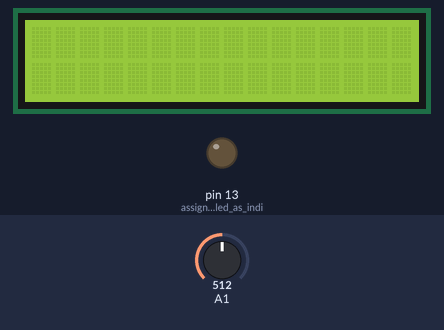
A sketch run on a simulated Arduino Uno, built with avr-gcc and run on an emulated ATmega328P. On the bench: 16×2 character LCD, output pins drawn as LEDs (lit = HIGH). Inputs (shaded band) come from the test bench; at power-on: A1 = 512.

Above: at 1.2 s.
1.3 s: A1 set to 467
2.8 s: A1 set to 434
At 4.0 s:
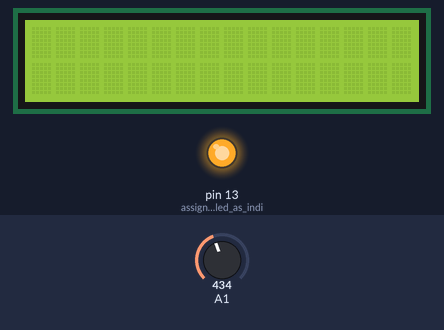
4.3 s: A1 set to 460
At 5.4 s:
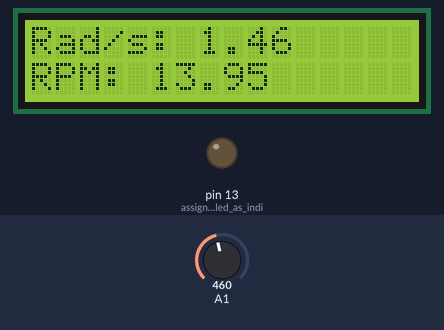
5.8 s: A1 set to 440
At 6.4 s:
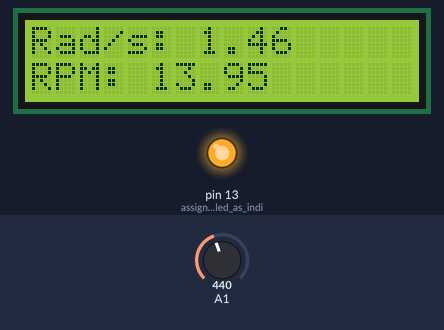
Timing chart, 0 to 8.3 s (numbered marks = the images above; inputs shaded):
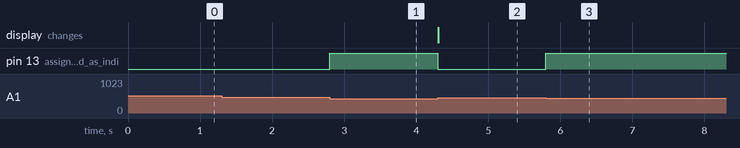

Measured:
- the behaviour switches between 450 and 449 on A1 (found by bisection; images 0 and 1)
- after the input at 1.3 s, every drawn part: stays the same
- after the input at 2.8 s, pin 13 (assign_pin_13_led_as_indi): LOW → HIGH at once
- after the input at 4.3 s, pin 13 (assign_pin_13_led_as_indi): HIGH → LOW at once; the display: changes at once (image 2)
- after the input at 5.8 s, pin 13 (assign_pin_13_led_as_indi): LOW → HIGH at once

The sketch:

tachometer.ino
```cpp
int sensorvalue;
int state1 = HIGH;
int state2;
float rps;
float rpm;
long prevMillis = 0;
long interval = 200;
long currentTime;
long prevTime = 1;
long diffTime;
int sensorthreshold = 450;
// this value indicates the limit reading between dark and light,
// it has to be tested as it may change acording to the
// distance the leds are placed.
// to see what number is good, check the sensorvalue variable value
// as printed out in the serial monitor

#include <LiquidCrystal.h>

// LCD pins <--> Arduino pins
const int RS = 11, EN = 12, D4 = 7, D5 = 8, D6 = 9, D7 = 10     ;
LiquidCrystal lcd(RS, EN, D4, D5, D6, D7);


void setup()
{
  Serial.begin(9600);
  pinMode(13,OUTPUT);      // assign pin 13 led as indicator because we cannot se the IR light
        //   pinMode(12,OUTPUT);
        //   digitalWrite(12,HIGH);

          lcd.begin(16, 2); // set up number of columns and rows

}
void loop()
{


  sensorvalue = analogRead(A1); // read from pin 0
  //Serial.println(sensorvalue);
  if(sensorvalue < sensorthreshold)
  {
    state1 = HIGH;
  }
   else {
    state1 = LOW;
   }

   digitalWrite(13,state1);   // as iR light is invisible for us, the led on pin 13
                              // indicate the state of the circuit.

   if(state2!=state1){      //counts when the state change, thats from (dark to light) or
                            //from (light to dark), remember that IR light is invisible to us.
     if (state2>state1){
       currentTime = micros();   // Get the arduino time in microseconds
       diffTime = currentTime - prevTime;  // calculate the time diff from the last meet-up
       rps = 1000000/(float)diffTime;   // calculate how many rev per second, good to know
       rpm = 60000000/(float)diffTime;  // calculate how many rev per minute

       unsigned long currentMillis = millis();

       // print to serial at every interval - defined at the variables declaration
       if(currentMillis - prevMillis > interval){ // see if now already an interval long
       prevMillis = currentMillis;
      // Serial.print(rps, DEC); Serial.print(" rps  "); Serial.print(rpm,DEC); Serial.println(" rpm");
                 // move cursor to   (0, 0)
        lcd.clear();
        lcd.setCursor(0, 0);
        lcd.print("Rad/s: ");
        lcd.print((rps*2*3.14159));        // print message at (0, 0)
        lcd.setCursor(0, 1);         // move cursor to   (2, 1)
        lcd.print("RPM: ");
        lcd.print(rpm); // print message at (2, 1)
       }

       prevTime = currentTime;
   }
     state2 = state1;
   }


 //only for testing to determine the sensorthreshold value
 //delay(500);
// Serial.println(sensorvalue);
  /**/
}
```
